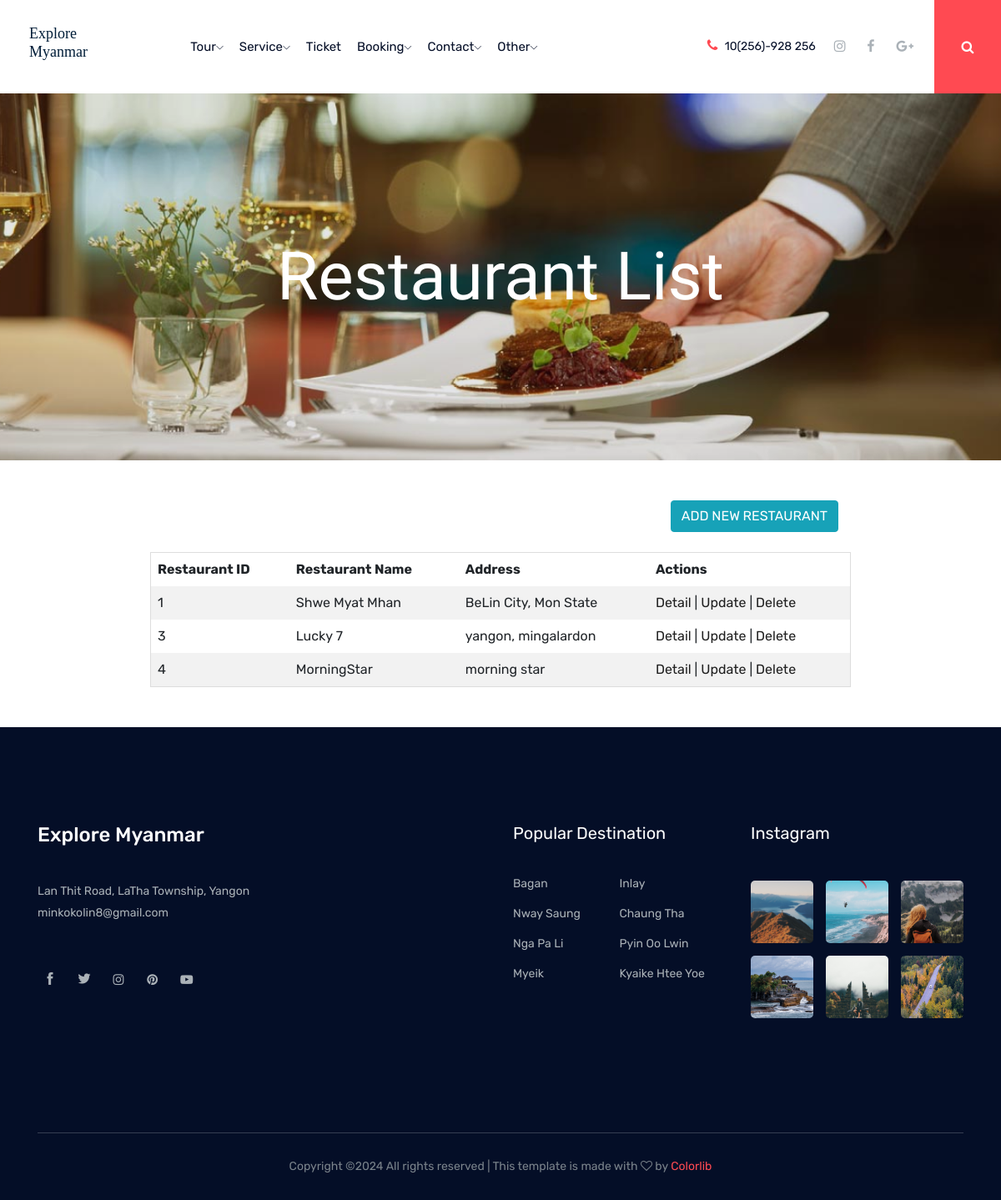
Page /admin/restaurant.php on the committed database.
### tables this page shows
CREATE TABLE `restaurant` (
  `restaurantid` int(11) NOT NULL,
  `restaurantname` varchar(50) DEFAULT NULL,
  `address` varchar(255) DEFAULT NULL,
  `description` varchar(255) DEFAULT NULL
);

### admin/restaurant.php (the view, shortened to what this page needs)
<?php
    include('../connect.php');
    include('menu_main_admin.php');
?>
<!doctype html>
<html class="no-js" lang="zxx">
<head>
    <link rel="stylesheet" type="text/css" href="mycss/cssforstaffreg.css">
    <link rel="stylesheet" type="text/css" href="../css/for_responsive_table.css">
</head>
<body>
     <div class="bradcam_area headerimg">
        <div class="container">
            <div class="row">
                <div class="col-xl-12">
                    <div class="bradcam_text text-center">
                        <h3>Restaurant List</h3>
                    </div>
                </div>
            </div>
        </div>
    </div>
    <br><br>
    <div id="responsive_tbl" style="width: 70%; margin-left: 15%;">
      <div class="container">
      <div class="row">
        <div class="col-md-12 text-right">
            <a href="restaurant_insert.php">
              <button type="button" class="btn btn-info">ADD NEW RESTAURANT</button>
            </a>
        </div>
      </div>
      </div>
      <br>
      <div style="overflow-x:auto;">
        <table>
          <tr>
            <th>Restaurant ID</th>
            <th>Restaurant Name</th>
            <th>Address</th>
            <th>Actions</th>
          </tr>
          <?php
                $selectrestaurant="Select * from Restaurant";
                $runselectrestaurant=mysqli_query($connection,$selectrestaurant);
                $countofrestaurant=mysqli_num_rows($runselectrestaurant);
                if ($countofrestaurant>0) {
                  for ($i=0; $i <$countofrestaurant ; $i++) {
                    $data=mysqli_fetch_array($runselectrestaurant);
                    $restaurantid=$data['restaurantid'];
                    $restaurantname=$data['restaurantname'];
                    $restaurantaddress=$data['address'];
                    echo "<tr>
                      <td>$restaurantid</td>
                      <td>$restaurantname</td>
                      <td>$restaurantaddress</td>
                      <td>
                      <a href='restaurant_detail.php?rid=$restaurantid'>Detail</a>
                      |
                      <a href='restaurant_update.php?rid=$restaurantid'>Update</a>
                      |
                      <a href='restaurant_delete.php?rid=$restaurantid'>Delete</a>
                      </td>
                    </tr>
                    ";
                  }
                }
            ?>
        </table>
      </div>
    </div>
    <br><br>
</body>
</html>
    <?php
      include('footer.php');
     ?>

### admin/menu_main_admin.php (shortened to what this page needs)
<!DOCTYPE html>
<html>
<head>
    <link rel="stylesheet" href="css/bootstrap.min.css">
    <link rel="stylesheet" href="css/owl.carousel.min.css">
    <link rel="stylesheet" href="css/magnific-popup.css">
    <link rel="stylesheet" href="css/font-awesome.min.css">
    <link rel="stylesheet" href="css/themify-icons.css">
    <link rel="stylesheet" href="css/nice-select.css">
    <link rel="stylesheet" href="css/flaticon.css">
    <link rel="stylesheet" href="css/gijgo.css">
    <link rel="stylesheet" href="css/animate.css">
    <link rel="stylesheet" href="css/slick.css">
    <link rel="stylesheet" href="css/slicknav.css">
    <link rel="stylesheet" href="https://ajax.googleapis.com/ajax/libs/jqueryui/1.11.2/themes/smoothness/jquery-ui.css">
    <link rel="stylesheet" href="css/style.css">
</head>
<body>
    <header>
        <div class="header-area">
            <div id="sticky-header" class="main-header-area">
                <div class="container-fluid">
                    <div class="header_bottom_border">
                        <div class="row align-items-center">
                            <div class="col-xl-2 col-lg-2">
                                <div class="logo">
                                    <a href="index.html">
                                    	<h4 style="font-family: Broadway;">Explore <br> Myanmar</h4>
                                    </a>
                                </div>
                            </div>
                            <div class="col-xl-6 col-lg-7">
                                <div class="main-menu  d-none d-lg-block">
                                    <nav>
                                        <ul id="navigation">
                                            <li><a href="#">Tour<i class="ti-angle-down"></i></a>
                                            </li>
                                            <li><a href="#">Service<i class="ti-angle-down"></i></a>
                                            </li>
                                            <li><a class="" href="ticket.php">Ticket</a></li>
                                            <li><a href="#">Booking<i class="ti-angle-down"></i></a>
                                            </li>
                                            <li><a href="#">Contact<i class="ti-angle-down"></i></a>
                                            </li>
                                            <li><a href="#">Other<i class="ti-angle-down"></i></a>
                                            </li>
                                        </ul>
                                    </nav>
                                </div>
                            </div>
                            <div class="col-xl-4 col-lg-4 d-none d-lg-block">
                                <div class="social_wrap d-flex align-items-center justify-content-end">
                                    <div class="number">
                                        <p> <i class="fa fa-phone"></i> 10(256)-928 256</p>
                                    </div>
                                    <div class="social_links d-none d-xl-block">
                                        <ul>
                                            <li><a href="#"> <i class="fa fa-instagram"></i> </a></li>
                                            <li><a href="#"> <i class="fa fa-facebook"></i> </a></li>
                                            <li><a href="#"> <i class="fa fa-google-plus"></i> </a></li>
                                        </ul>
                                    </div>
                                </div>
                            </div>
                            <div class="seach_icon">
                                <a data-toggle="modal" data-target="#exampleModalCenter" href="#">
                                    <i class="fa fa-search"></i>
                                </a>
                            </div>
                            <div class="col-12">
                            </div>
                        </div>
                    </div>
                </div>
            </div>
        </div>
    </header>

### admin/footer.php (shortened to what this page needs)
<!doctype html>
<html class="no-js" lang="zxx">
<head>
    <link rel="stylesheet" href="css/bootstrap.min.css">
    <link rel="stylesheet" href="css/owl.carousel.min.css">
    <link rel="stylesheet" href="css/magnific-popup.css">
    <link rel="stylesheet" href="css/font-awesome.min.css">
    <link rel="stylesheet" href="css/themify-icons.css">
    <link rel="stylesheet" href="css/nice-select.css">
    <link rel="stylesheet" href="css/flaticon.css">
    <link rel="stylesheet" href="css/gijgo.css">
    <link rel="stylesheet" href="css/animate.css">
    <link rel="stylesheet" href="css/slick.css">
    <link rel="stylesheet" href="css/slicknav.css">
    <link rel="stylesheet" href="https://ajax.googleapis.com/ajax/libs/jqueryui/1.11.2/themes/smoothness/jquery-ui.css">
    <link rel="stylesheet" href="css/style.css">
</head>
<body>
    <footer class="footer">
        <div class="footer_top">
            <div class="container">
                <div class="row">
                    <div class="col-xl-4 col-md-6 col-lg-4 ">
                        <div class="footer_widget">
                            <div class="footer_logo">
                                <a href="#">
                                    <h3 style="color: white;">Explore Myanmar</h3>
                                </a>
                            </div>
                            <p>Lan Thit Road, LaTha Township, Yangon<br>
                                <a href="#">minkokolin8@gmail.com</a>
                            </p>
                            <div class="socail_links">
                                <ul>
                                    <li>
                                        <a href="#">
                                            <i class="ti-facebook"></i>
                                        </a>
                                    </li>
                                    <li>
                                        <a href="#">
                                            <i class="ti-twitter-alt"></i>
                                        </a>
                                    </li>
                                    <li>
                                        <a href="#">
                                            <i class="fa fa-instagram"></i>
                                        </a>
                                    </li>
                                    <li>
                                        <a href="#">
                                            <i class="fa fa-pinterest"></i>
                                        </a>
                                    </li>
                                    <li>
                                        <a href="#">
                                            <i class="fa fa-youtube-play"></i>
                                        </a>
                                    </li>
                                </ul>
                            </div>
                        </div>
                    </div>
                    <div class="col-xl-2 col-md-6 col-lg-2">
                    </div>
                    <div class="col-xl-3 col-md-6 col-lg-3">
                        <div class="footer_widget">
                            <h3 class="footer_title">
                                Popular destination
                            </h3>
                            <ul class="links double_links">
                                <li><a href="#">Bagan</a></li>
                                <li><a href="#">Inlay</a></li>
                                <li><a href="#">Nway Saung</a></li>
                                <li><a href="#">Chaung Tha</a></li>
                                <li><a href="#">Nga Pa Li</a></li>
                                <li><a href="#">Pyin Oo Lwin</a></li>
                                <li><a href="#">Myeik</a></li>
                                <li><a href="#">Kyaike Htee Yoe</a></li>
                            </ul>
                        </div>
                    </div>
                    <div class="col-xl-3 col-md-6 col-lg-3">
                        <div class="footer_widget">
                            <h3 class="footer_title">
                                Instagram
                            </h3>
                            <div class="instagram_feed">
                                <div class="single_insta">
                                    <a href="#">
                                        <img src="../img/instagram/1.png" alt="">
                                    </a>
                                </div>
                                <div class="single_insta">
                                    <a href="#">
                                        <img src="../img/instagram/2.png" alt="">
                                    </a>
                                </div>
                                <div class="single_insta">
                                    <a href="#">
                                        <img src="../img/instagram/3.png" alt="">
                                    </a>
                                </div>
                                <div class="single_insta">
                                    <a href="#">
                                        <img src="../img/instagram/4.png" alt="">
                                    </a>
                                </div>
                                <div class="single_insta">
                                    <a href="#">
                                        <img src="../img/instagram/5.png" alt="">
                                    </a>
                                </div>
                                <div class="single_insta">
                                    <a href="#">
                                        <img src="../img/instagram/6.png" alt="">
                                    </a>
                                </div>
                            </div>
                        </div>
                    </div>
                </div>
            </div>
        </div>
        <div class="copy-right_text">
            <div class="container">
                <div class="footer_border"></div>
                <div class="row">
                    <div class="col-xl-12">
                        <p class="copy_right text-center">
Copyright &copy;<script>document.write(new Date().getFullYear());</script> All rights reserved | This template is made with <i class="fa fa-heart-o" aria-hidden="true"></i> by <a href="https://colorlib.com" target="_blank">Colorlib</a>
                        </p>
                    </div>
                </div>
            </div>
        </div>
    </footer>
</body>
</html>

### css/for_responsive_table.css (style rules this page uses)
#responsive_tbl table { border-collapse: collapse; border-spacing: 0; width: 100%; border: 1px solid #ddd; }
#responsive_tbl th, td { text-align: left; padding: 8px; }
#responsive_tbl tr:nth-child(even) { background-color: #f2f2f2 }

### admin/restaurant.php (style rules this page uses)
.headerimg { background-image: url(../img/banner/bradcam5_restaurant.jpg); }

### rows in the picture
restaurant: restaurantid "1", restaurantname "Shwe Myat Mhan", address "BeLin City, Mon State"
restaurant: restaurantid "3", restaurantname "Lucky 7", address "yangon, mingalardon"
restaurant: restaurantid "4", restaurantname "MorningStar", address "morning star"
